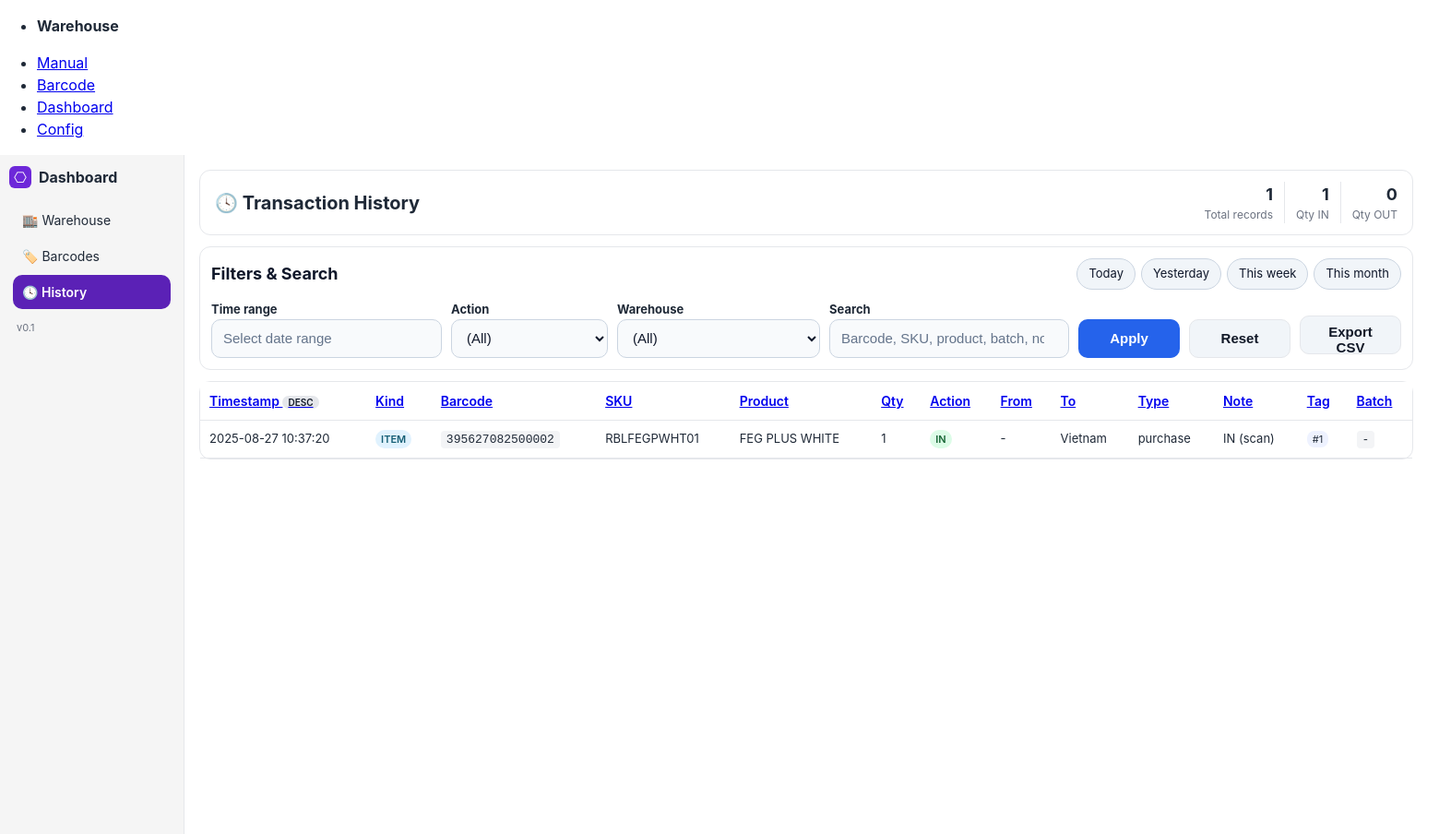
The app's page /dashboard/history/, older data.
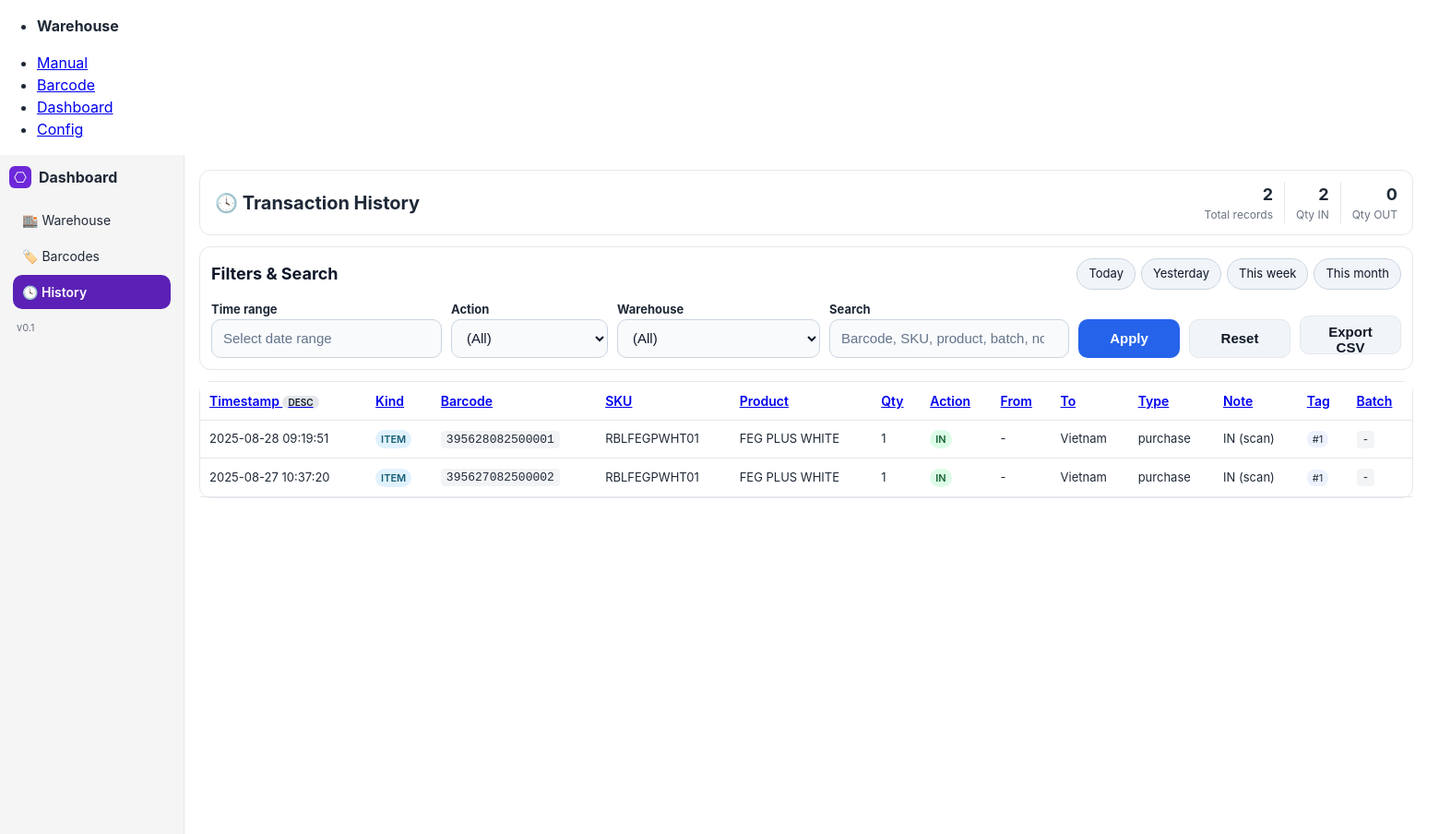
The same page, newer data.
### inventory/models.py (models this page shows, shortened)
class Move(models.Model):
    ACTIONS = (("IN", "IN"), ("OUT", "OUT"))
    item   = models.ForeignKey(Item, null=True, blank=True, on_delete=models.CASCADE, related_name="moves")
    product  = models.ForeignKey(Product, null=True, blank=True, on_delete=models.PROTECT)
    quantity = models.PositiveIntegerField(null=True, blank=True)
    action      = models.CharField(max_length=10, choices=ACTIONS)
    type_action = models.CharField(max_length=64, blank=True, default="")
    from_wh     = models.ForeignKey(Warehouse, null=True, blank=True, on_delete=models.PROTECT, related_name="moves_from")
    to_wh       = models.ForeignKey(Warehouse, null=True, blank=True, on_delete=models.PROTECT, related_name="moves_to")
    note        = models.CharField(max_length=255, blank=True, default="")
    created_at  = models.DateTimeField(auto_now_add=True, db_index=True)
    tag            = models.PositiveIntegerField(default=1, db_index=True)
    created_by     = models.ForeignKey('auth.User', null=True, blank=True, on_delete=models.SET_NULL)
    batch_id       = models.CharField(max_length=32, blank=True, db_index=True)
    duration_seconds = models.PositiveIntegerField(null=True, blank=True)
    class Meta:
        ordering = ["-created_at"]
        indexes = [
            models.Index(fields=["created_at", "action"]),
            models.Index(fields=["tag", "created_at"]),
            models.Index(fields=["batch_id"]),
        ]

class Item(models.Model):
    product      = models.ForeignKey("inventory.Product", on_delete=models.PROTECT)
    import_date  = models.DateField(default=timezone.localdate)  # ngày nhập (ddmmyy)
    seq          = models.PositiveIntegerField(null=True, blank=True)  # sẽ auto-gen
    barcode_text = models.CharField(max_length=15, unique=True, db_index=True)  # 4+6+5
    warehouse    = models.ForeignKey("inventory.Warehouse", null=True, blank=True, on_delete=models.PROTECT)
    status       = models.CharField(max_length=32, default="none")
    created_at   = models.DateTimeField(auto_now_add=True, db_index=True)
    class Meta:
        unique_together = (("product", "import_date", "seq"),)
        indexes = [
            models.Index(fields=["product", "import_date"]),
        ]
        ordering = ["-created_at"]

class Product(models.Model):
    sku   = models.CharField(max_length=64, unique=True, db_index=True)
    name  = models.CharField(max_length=255)
    code4 = models.CharField(
        max_length=4,
        unique=True,
        validators=[RegexValidator(r'^\d{4}$', 'Mã sản phẩm phải gồm đúng 4 chữ số.')],
        editable=False,  # không cho sửa trên form/admin
    )
    class Meta:
        ordering = ["id"]

class Warehouse(models.Model):
    code = models.CharField(max_length=32, unique=True)
    name = models.CharField(max_length=128)

### inventory/views.py (the view, shortened to what this page needs)
# urls.py: path("dashboard/history/", views.dashboard_history, name="dashboard_history"),
def dashboard_history(request):
    q = (request.GET.get("q") or "").strip()
    action = (request.GET.get("action") or "").strip().upper()
    wh_id = request.GET.get("wh") or ""
    start_s = request.GET.get("start") or ""
    end_s = request.GET.get("end") or ""
    sort = request.GET.get("sort") or "created_at"
    dir_ = (request.GET.get("dir") or "desc").lower()
    per = request.GET.get("per") or "200"
    try:
        per = max(1, min(int(per), 2000))
    except Exception:
        per = 200
    def parse_date(s):
        try:
            return datetime.strptime(s, "%Y-%m-%d").date()
        except Exception:
            return None
    start_d = parse_date(start_s)
    end_d = parse_date(end_s)
    today = timezone.now().date()
    yesterday = today - timedelta(days=1)
    week_start = today - timedelta(days=today.weekday())
    month_start = today.replace(day=1)
    qs = (
        Move.objects.select_related("item__product", "product", "from_wh", "to_wh")
        .prefetch_related("item__product")
    )
    if start_d:
        qs = qs.filter(created_at__date__gte=start_d)
    if end_d:
        qs = qs.filter(created_at__date__lte=end_d)
    if action in {"IN", "OUT"}:
        qs = qs.filter(action=action)
    if (request.GET.get("export") or "").lower() == "csv":
        return export_history_csv(qs)
    qs = qs.annotate(
        u_kind=Case(
            When(item__isnull=False, then=Value("ITEM")),
            default=Value("BULK"),
            output_field=CharField(),
        ),
        u_barcode=F("item__barcode_text"),
        u_sku=Coalesce(F("item__product__sku"), F("product__sku")),
        u_name=Coalesce(F("item__product__name"), F("product__name")),
        u_qty=Case(
            When(product__isnull=False, then=F("quantity")),  # BULK
            default=Value(1),                                 # ITEM
            output_field=IntegerField(),
        ),
    )
    sort_map = {
        "created_at": "created_at",
        "u_kind": "u_kind",
        "u_barcode": "u_barcode",
        "u_sku": "u_sku",
        "u_name": "u_name",
        "u_qty": "u_qty",
        "action": "action",
        "from_wh": "from_wh__code",
        "to_wh": "to_wh__code",
        "type_action": "type_action",
        "note": "note",
        "tag": "tag",
        "batch_id": "batch_id",
        "barcode": "u_barcode",
        "sku": "u_sku",
    }
    sort_field = sort_map.get(sort, "created_at")
    if dir_ != "asc":
        sort_field = "-" + sort_field
    qs = qs.order_by(sort_field)
    logs = list(qs[:per])
    total_rows = qs.count()
    def base_filtered():
        bq = Move.objects.select_related("product")
        if start_d:
            bq = bq.filter(created_at__date__gte=start_d)
        if end_d:
            bq = bq.filter(created_at__date__lte=end_d)
        if wh_id:
            bq = bq.filter(Q(from_wh_id=wh_id) | Q(to_wh_id=wh_id))
        return bq
    base_qs = base_filtered().annotate(
        u_qty=Case(
            When(product__isnull=False, then=F("quantity")),
            default=Value(1),
            output_field=IntegerField(),
        )
    )
    total_in_qty = base_qs.filter(action="IN").aggregate(s=Sum("u_qty"))["s"] or 0
    total_out_qty = base_qs.filter(action="OUT").aggregate(s=Sum("u_qty"))["s"] or 0
    analytics = calculate_advanced_analytics(base_qs, start_d, end_d)
    warehouses = Warehouse.objects.all().order_by("code")
    context = {
        "active_tab": "history",
        "logs": logs,
        "total_rows": total_rows,
        "total_in_qty": total_in_qty,
        "total_out_qty": total_out_qty,
        "q": q,
        "action": action,
        "wh_id": str(wh_id),
        "start": start_s,
        "end": end_s,
        "sort": request.GET.get("sort") or "created_at",
        "dir": dir_,
        "per": per,
        "warehouses": warehouses,
        "per_options": [100, 200, 500, 1000, 2000],
        "today": today.strftime("%Y-%m-%d"),
        "yesterday": yesterday.strftime("%Y-%m-%d"),
        "week_start": week_start.strftime("%Y-%m-%d"),
        "month_start": month_start.strftime("%Y-%m-%d"),
        **analytics,
    }
    return render(request, "inventory/dashboard_history.html", context)

### inventory/templates/inventory/dashboard_history.html (shortened to what the changed rows need)
{% extends "inventory/base.html" %}
{% block extra_head %}
<link rel="stylesheet" href="https://cdn.jsdelivr.net/npm/litepicker/dist/css/litepicker.css">
{% endblock %}
{% block content %}
<div class="dash-wrap">
  <main class="dash-main">
    <div class="dash-page">
      <div class="dash-hero">
        <h2>🕓 Transaction History</h2>
        <div class="hero-stats">
          <div class="hero-stat">
            <div class="hero-stat-value">{{ total_rows }}</div>
            <div class="hero-stat-label">Total records</div>
          </div>
          <div class="hero-stat">
            <div class="hero-stat-value">{{ total_in_qty }}</div>
            <div class="hero-stat-label">Qty IN</div>
          </div>
        </div>
      </div>
      <article class="table-card">
        <div class="table-wrap">
          <table role="grid">
            <thead>
              <tr>
                <th class="sortable"><a href="#" onclick="return sortBy('created_at')">Timestamp {% if sort == 'created_at' %}<span class="dir-badge">{{ dir|upper }}</span>{% endif %}</a></th>
                <th class="sortable"><a href="#" onclick="return sortBy('u_kind')">Kind {% if sort == 'u_kind' %}<span class="dir-badge">{{ dir|upper }}</span>{% endif %}</a></th>
                <th class="sortable"><a href="#" onclick="return sortBy('u_barcode')">Barcode {% if sort == 'u_barcode' %}<span class="dir-badge">{{ dir|upper }}</span>{% endif %}</a></th>
                <th class="sortable"><a href="#" onclick="return sortBy('u_sku')">SKU {% if sort == 'u_sku' %}<span class="dir-badge">{{ dir|upper }}</span>{% endif %}</a></th>
                <th class="sortable"><a href="#" onclick="return sortBy('u_name')">Product {% if sort == 'u_name' %}<span class="dir-badge">{{ dir|upper }}</span>{% endif %}</a></th>
                <th class="sortable"><a href="#" onclick="return sortBy('u_qty')">Qty {% if sort == 'u_qty' %}<span class="dir-badge">{{ dir|upper }}</span>{% endif %}</a></th>
                <th class="sortable"><a href="#" onclick="return sortBy('action')">Action {% if sort == 'action' %}<span class="dir-badge">{{ dir|upper }}</span>{% endif %}</a></th>
                <th class="sortable"><a href="#" onclick="return sortBy('from_wh')">From {% if sort == 'from_wh' %}<span class="dir-badge">{{ dir|upper }}</span>{% endif %}</a></th>
                <th class="sortable"><a href="#" onclick="return sortBy('to_wh')">To {% if sort == 'to_wh' %}<span class="dir-badge">{{ dir|upper }}</span>{% endif %}</a></th>
                <th class="sortable"><a href="#" onclick="return sortBy('type_action')">Type {% if sort == 'type_action' %}<span class="dir-badge">{{ dir|upper }}</span>{% endif %}</a></th>
                <th class="sortable"><a href="#" onclick="return sortBy('note')">Note {% if sort == 'note' %}<span class="dir-badge">{{ dir|upper }}</span>{% endif %}</a></th>
                <th class="sortable"><a href="#" onclick="return sortBy('tag')">Tag {% if sort == 'tag' %}<span class="dir-badge">{{ dir|upper }}</span>{% endif %}</a></th>
                <th class="sortable"><a href="#" onclick="return sortBy('batch_id')">Batch {% if sort == 'batch_id' %}<span class="dir-badge">{{ dir|upper }}</span>{% endif %}</a></th>
              </tr>
            </thead>
            <tbody>
              {% for m in logs %}
              <tr>
                <td>{{ m.created_at|date:"Y-m-d H:i:s" }}</td>
                <td>
                  {% if m.item %}<span class="status-badge" style="background:#e0f2fe;color:#155e75">ITEM</span>
                  {% else %}<span class="status-badge" style="background:#fef9c3;color:#92400e">BULK</span>{% endif %}
                </td>
                <td>
                  {% if m.item %}
                    <code style="background:#f3f4f6; padding:2px 6px; border-radius:4px">{{ m.item.barcode_text }}</code>
                  {% else %}-{% endif %}
                </td>
                <td>
                  {% if m.item %}{{ m.item.product.sku }}
                  {% elif m.product %}{{ m.product.sku }}
                  {% else %}-{% endif %}
                </td>
                <td style="max-width:260px; white-space:nowrap; overflow:hidden; text-overflow:ellipsis"
                    title="{% if m.item %}{{ m.item.product.name }}{% elif m.product %}{{ m.product.name }}{% endif %}">
                  {% if m.item %}{{ m.item.product.name }}
                  {% elif m.product %}{{ m.product.name }}
                  {% else %}-{% endif %}
                </td>
                <td>
                  {% if m.product %}{{ m.quantity }}
                  {% elif m.item %}1
                  {% else %}-{% endif %}
                </td>
                <td><span class="status-badge action-{{ m.action|lower }}">{{ m.action }}</span></td>
                <td>{% if m.from_wh %}{{ m.from_wh.code }}{% else %}-{% endif %}</td>
                <td>{% if m.to_wh %}{{ m.to_wh.code }}{% else %}-{% endif %}</td>
                <td>{{ m.type_action|default:"-" }}</td>
                <td style="max-width:240px; white-space:nowrap; overflow:hidden; text-overflow:ellipsis" title="{{ m.note }}">{{ m.note|default:"-" }}</td>
                <td><span style="background:#eef2ff; padding:2px 6px; border-radius:8px; font-size:11px">#{{ m.tag }}</span></td>
                <td><code style="background:#f3f4f6; padding:2px 6px; border-radius:4px">{{ m.batch_id|default:"-" }}</code></td>
              </tr>
              {% empty %}
              <tr><td colspan="13" style="text-align:center; padding:28px; color:var(--muted)">No transactions</td></tr>
              {% endfor %}
            </tbody>
          </table>
        </div>
      </article>
    </div>
  </main>
</div>
{% endblock %}

Row changes from the older to the newer data that the page shows:
added Move: created_at "2025-08-28 09:19:51", shows "ITEM", item.barcode_text "395628082500001", item.product.sku "RBLFEGPWHT01", item.product.name "FEG PLUS WHITE", action "IN", to_wh.code "Vietnam", type_action "purchase", note "IN (scan)", tag "1", batch_id "-"
Text that changed along with them:
{{ total_rows }}: "1" → "2"
{{ total_in_qty }}: "1" → "2"
